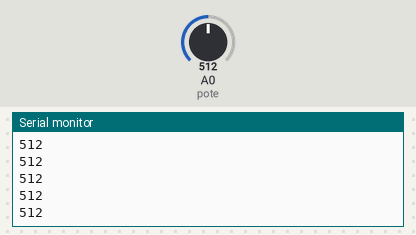
This sketch was run on a simulated Arduino Uno, built with avr-gcc and run on an emulated ATmega328P. On the bench: the last lines printed to the serial monitor. Inputs (shaded band) come from the test bench; at power-on: A0 (pote) = 512.

Above: at 1.2 s.
1.3 s: A0 (pote) set to 716
At 1.41 s:
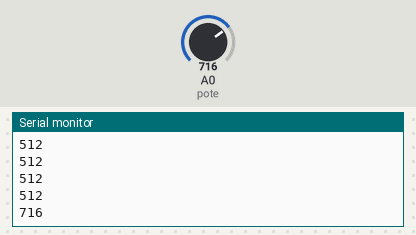
2.8 s: A0 (pote) set to 900
At 2.81 s:
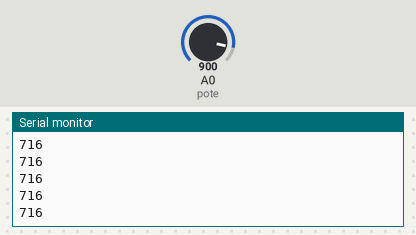
Timing chart, 0 to 5.8 s (numbered marks = the images above; inputs shaded):
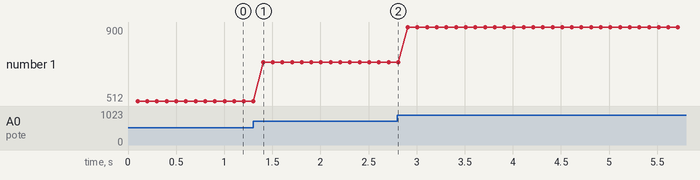

Measured:
- after the input at 1.3 s, the serial monitor: prints a new line after 0.10 s (image 1)
- plotted number 1: 512 → 716 after the input at 1.3 s, 716 → 900 after the input at 2.8 s

The sketch:

09_Conversor_AD.ino
```cpp
int pote = A0;
int Valor_digital = 0;

void setup()
{
   Serial.begin(9600); // Inicializo la UART con una velocidad de 9600 baudios
}

void loop()
{
  Valor_digital = analogRead(pote); // Leo el valor analogico del pote
  delay(100);
  Serial.println(Valor_digital);
}
```
